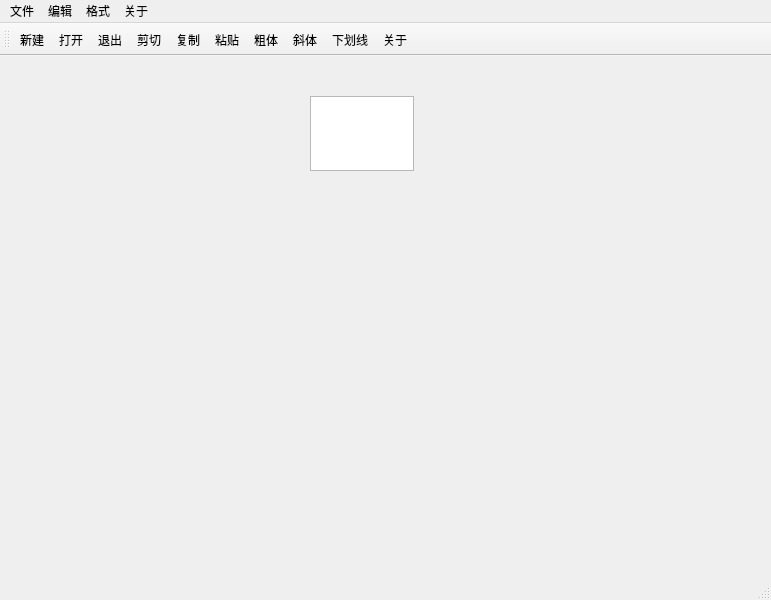
<?xml version="1.0" encoding="UTF-8"?>
<ui version="4.0">
 <class>MainWindow</class>
 <widget class="QMainWindow" name="MainWindow">
  <property name="geometry">
   <rect>
    <x>0</x>
    <y>0</y>
    <width>771</width>
    <height>600</height>
   </rect>
  </property>
  <property name="windowTitle">
   <string>MainWindow</string>
  </property>
  <widget class="QWidget" name="centralwidget">
   <widget class="QTextEdit" name="textEdit">
    <property name="geometry">
     <rect>
      <x>310</x>
      <y>40</y>
      <width>104</width>
      <height>75</height>
     </rect>
    </property>
   </widget>
  </widget>
  <widget class="QMenuBar" name="menubar">
   <property name="geometry">
    <rect>
     <x>0</x>
     <y>0</y>
     <width>771</width>
     <height>25</height>
    </rect>
   </property>
   <widget class="QMenu" name="menu">
    <property name="title">
     <string>文件</string>
    </property>
    <addaction name="actNew"/>
    <addaction name="actiondakai"/>
    <addaction name="actiontuichu"/>
   </widget>
   <widget class="QMenu" name="menu_2">
    <property name="title">
     <string>编辑</string>
    </property>
    <addaction name="actionjianqie"/>
    <addaction name="actionfuzhi"/>
    <addaction name="actionzhantie"/>
   </widget>
   <widget class="QMenu" name="menu_3">
    <property name="title">
     <string>格式</string>
    </property>
    <addaction name="actioncuti"/>
    <addaction name="actionxieti"/>
    <addaction name="actionxiahuaxian"/>
   </widget>
   <widget class="QMenu" name="menu_4">
    <property name="title">
     <string>关于</string>
    </property>
    <addaction name="actAbout"/>
   </widget>
   <addaction name="menu"/>
   <addaction name="menu_2"/>
   <addaction name="menu_3"/>
   <addaction name="menu_4"/>
  </widget>
  <widget class="QStatusBar" name="statusbar"/>
  <widget class="QToolBar" name="toolBar">
   <property name="windowTitle">
    <string>toolBar</string>
   </property>
   <property name="toolButtonStyle">
    <enum>Qt::ToolButtonStyle::ToolButtonTextUnderIcon</enum>
   </property>
   <attribute name="toolBarArea">
    <enum>TopToolBarArea</enum>
   </attribute>
   <attribute name="toolBarBreak">
    <bool>false</bool>
   </attribute>
   <addaction name="actNew"/>
   <addaction name="actiondakai"/>
   <addaction name="actiontuichu"/>
   <addaction name="actionjianqie"/>
   <addaction name="actionfuzhi"/>
   <addaction name="actionzhantie"/>
   <addaction name="actioncuti"/>
   <addaction name="actionxieti"/>
   <addaction name="actionxiahuaxian"/>
   <addaction name="actAbout"/>
  </widget>
  <action name="actNew">
   <property name="icon">
    <iconset resource="res.qrc">
     <normaloff>:/images/images/new2.bmp</normaloff>:/images/images/new2.bmp</iconset>
   </property>
   <property name="text">
    <string>新建</string>
   </property>
   <property name="toolTip">
    <string>新建文件</string>
   </property>
  </action>
  <action name="actiondakai">
   <property name="icon">
    <iconset resource="res.qrc">
     <normaloff>:/images/images/open3.bmp</normaloff>:/images/images/open3.bmp</iconset>
   </property>
   <property name="text">
    <string>打开</string>
   </property>
   <property name="toolTip">
    <string>打开文件</string>
   </property>
  </action>
  <action name="actiontuichu">
   <property name="icon">
    <iconset resource="res.qrc">
     <normaloff>:/images/images/exit.bmp</normaloff>:/images/images/exit.bmp</iconset>
   </property>
   <property name="text">
    <string>退出</string>
   </property>
   <property name="toolTip">
    <string>退出文件</string>
   </property>
  </action>
  <action name="actionjianqie">
   <property name="icon">
    <iconset resource="res.qrc">
     <normaloff>:/images/images/cut.bmp</normaloff>:/images/images/cut.bmp</iconset>
   </property>
   <property name="text">
    <string>剪切</string>
   </property>
   <property name="toolTip">
    <string>剪切</string>
   </property>
  </action>
  <action name="actionfuzhi">
   <property name="icon">
    <iconset resource="res.qrc">
     <normaloff>:/images/images/120.bmp</normaloff>:/images/images/120.bmp</iconset>
   </property>
   <property name="text">
    <string>复制</string>
   </property>
   <property name="toolTip">
    <string>复制</string>
   </property>
  </action>
  <action name="actionzhantie">
   <property name="icon">
    <iconset resource="res.qrc">
     <normaloff>:/images/images/paste.bmp</normaloff>:/images/images/paste.bmp</iconset>
   </property>
   <property name="text">
    <string>粘贴</string>
   </property>
   <property name="toolTip">
    <string>粘贴</string>
   </property>
  </action>
  <action name="actioncuti">
   <property name="checkable">
    <bool>true</bool>
   </property>
   <property name="icon">
    <iconset resource="res.qrc">
     <normaloff>:/images/images/BLD.BMP</normaloff>:/images/images/BLD.BMP</iconset>
   </property>
   <property name="text">
    <string>粗体</string>
   </property>
   <property name="toolTip">
    <string>粗体</string>
   </property>
  </action>
  <action name="actionxieti">
   <property name="checkable">
    <bool>true</bool>
   </property>
   <property name="icon">
    <iconset resource="res.qrc">
     <normaloff>:/images/images/ITL.BMP</normaloff>:/images/images/ITL.BMP</iconset>
   </property>
   <property name="text">
    <string>斜体</string>
   </property>
   <property name="toolTip">
    <string>斜体</string>
   </property>
  </action>
  <action name="actionxiahuaxian">
   <property name="checkable">
    <bool>true</bool>
   </property>
   <property name="icon">
    <iconset resource="res.qrc">
     <normaloff>:/images/images/WORDUNDR.BMP</normaloff>:/images/images/WORDUNDR.BMP</iconset>
   </property>
   <property name="text">
    <string>下划线</string>
   </property>
   <property name="toolTip">
    <string>下划线</string>
   </property>
  </action>
  <action name="actAbout">
   <property name="icon">
    <iconset resource="res.qrc">
     <normaloff>:/images/images/20.ico</normaloff>:/images/images/20.ico</iconset>
   </property>
   <property name="text">
    <string>关于</string>
   </property>
   <property name="toolTip">
    <string>关于</string>
   </property>
  </action>
 </widget>
 <resources>
  <include location="res.qrc"/>
 </resources>
 <connections>
  <connection>
   <sender>actiontuichu</sender>
   <signal>triggered()</signal>
   <receiver>MainWindow</receiver>
   <slot>close()</slot>
   <hints>
    <hint type="sourcelabel">
     <x>-1</x>
     <y>-1</y>
    </hint>
    <hint type="destinationlabel">
     <x>385</x>
     <y>299</y>
    </hint>
   </hints>
  </connection>
  <connection>
   <sender>actionjianqie</sender>
   <signal>triggered()</signal>
   <receiver>textEdit</receiver>
   <slot>cut()</slot>
   <hints>
    <hint type="sourcelabel">
     <x>-1</x>
     <y>-1</y>
    </hint>
    <hint type="destinationlabel">
     <x>361</x>
     <y>163</y>
    </hint>
   </hints>
  </connection>
  <connection>
   <sender>actionfuzhi</sender>
   <signal>triggered()</signal>
   <receiver>textEdit</receiver>
   <slot>copy()</slot>
   <hints>
    <hint type="sourcelabel">
     <x>-1</x>
     <y>-1</y>
    </hint>
    <hint type="destinationlabel">
     <x>361</x>
     <y>163</y>
    </hint>
   </hints>
  </connection>
  <connection>
   <sender>actionzhantie</sender>
   <signal>triggered()</signal>
   <receiver>textEdit</receiver>
   <slot>paste()</slot>
   <hints>
    <hint type="sourcelabel">
     <x>-1</x>
     <y>-1</y>
    </hint>
    <hint type="destinationlabel">
     <x>361</x>
     <y>163</y>
    </hint>
   </hints>
  </connection>
  <connection>
   <sender>actionjianqie</sender>
   <signal>triggered()</signal>
   <receiver>textEdit</receiver>
   <slot>clear()</slot>
   <hints>
    <hint type="sourcelabel">
     <x>-1</x>
     <y>-1</y>
    </hint>
    <hint type="destinationlabel">
     <x>361</x>
     <y>163</y>
    </hint>
   </hints>
  </connection>
 </connections>
</ui>
